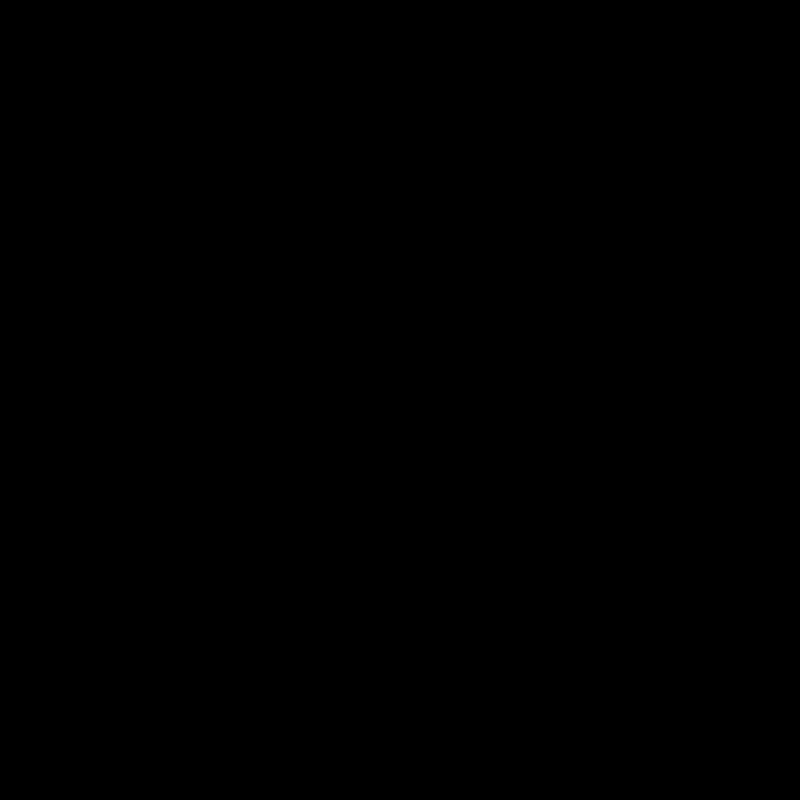
Frame 1 (no input)
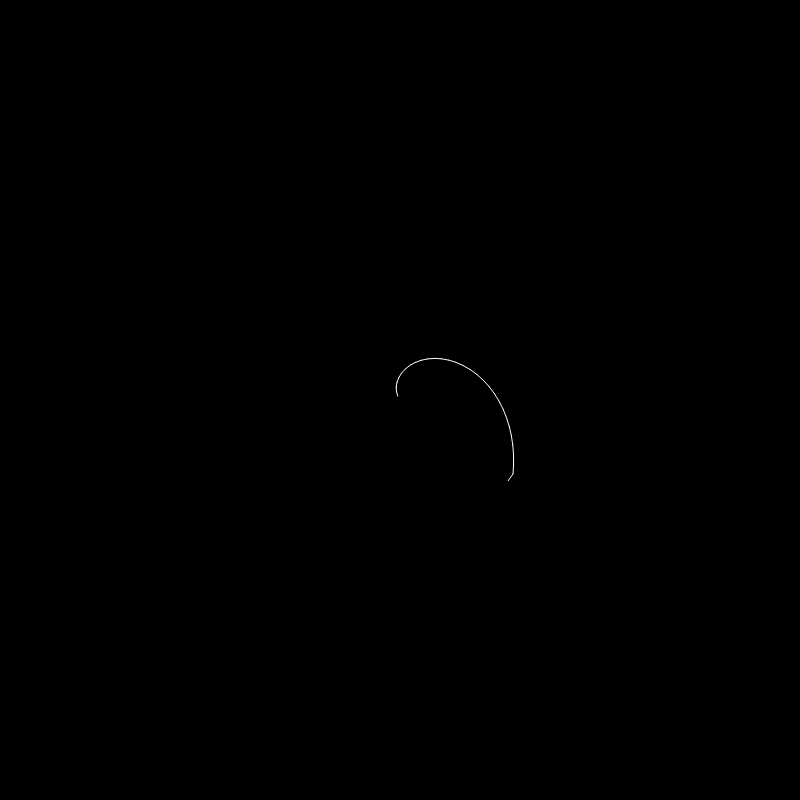
Frame 60 (no input)
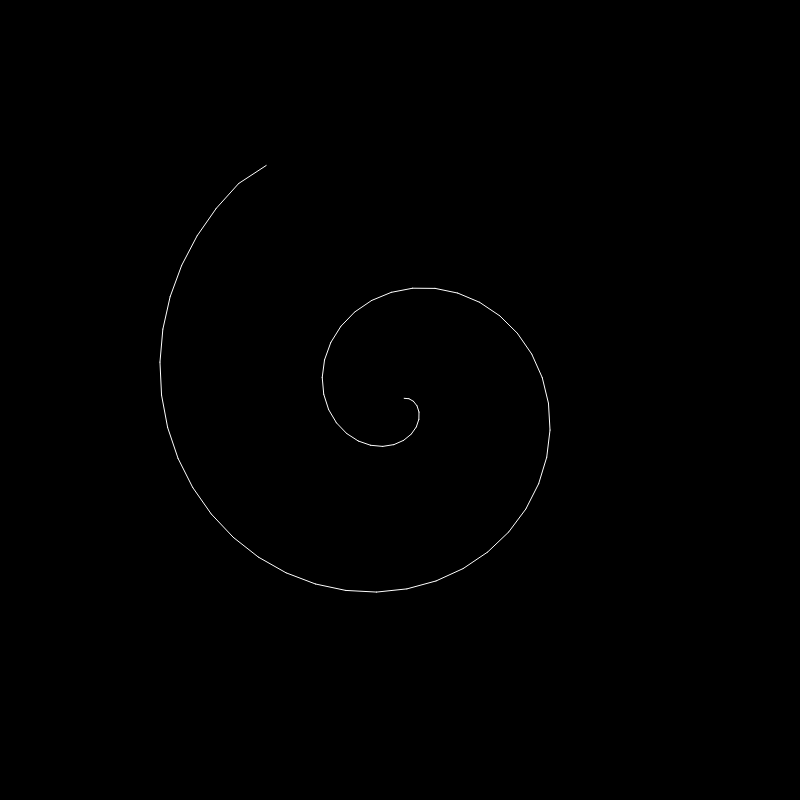
Frame 120 (the mouse pressed at the canvas centre since frame 60)

The p5.js sketch that drew these frames (run headless with seeded random() and noise() and a simulated clock; from frame 60 on, the mouse is pressed at the canvas centre):

// p5.js sketch
// ── sketch.js
let bullets = []
let index = 0
let counter = 0
let dir = 0
let lastBullet = null

function setup() {
 createCanvas(800, 800);
}

function createBullet(dirX,dirY,nextBullet){
 bullets[index] = new Bullet(400,400,dirX,dirY,nextBullet);
 index++
 return bullets[index-1]
}

function destroyLastBullet(){
 if (bullets.length > 0) {
  bullets.shift();
 }
}

function draw() {
 background(0);
 counter+=0.002
 dir+=counter
 lastBullet =createBullet(sin(dir)*5,cos(dir)*5,lastBullet)
 bullets.forEach(x => {x.move()})
  stroke("white")
  // chill effect
  //stroke(sin(counter)*255,cos(counter)*255,tan(counter)*255)
  // disco effect
  //stroke(sin(dir)*255,cos(dir)*255,tan(dir)*255)
 bullets.forEach(x => {x.draw()})
  destroyLastBullet();
}

function Bullet(x,y,dirX,dirY,nextBullet){
 this.x = x
 this.y = y
 this.dirX = dirX
 this.dirY = dirY
 this.speed = 0.9
 this.nextBullet = nextBullet

 this.move = function(){
  this.x+=dirX*this.speed
  this.y+=dirY*this.speed
 }

 this.draw = function(){
  //circle(this.x,this.y,8)
   //stroke("white")
   if(nextBullet !== null){
     line(this.x,this.y,nextBullet.x,nextBullet.y)
   }
 }

}
